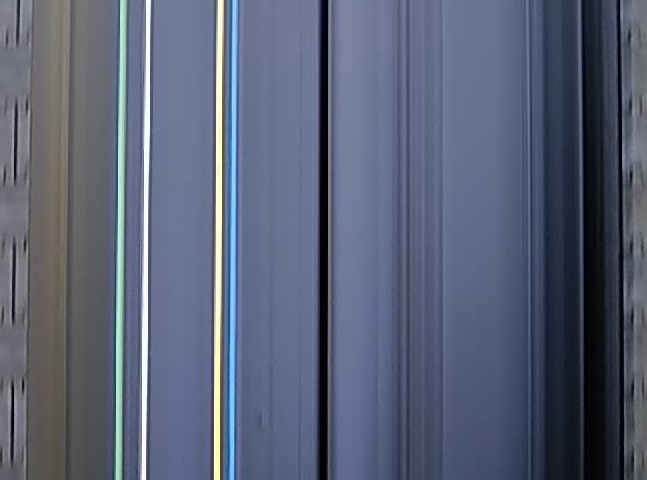
#> input picture reference.jpg, 647 x 480 px
$ python modificam_poza.py
#> lines starting #> are read from the running program, lines starting #| are printed output that depends on the picture; after the words box and inside, x2 and y2 are one past the last pixel; in counts of white or black regions, pixels touching at a corner belong together
import cv2

img = cv2.imread("reference.jpg")
#> img is the input picture: shape (480, 647, 3); mean B, G, R 119, 97.6, 89.9

# coordonate reale
x_left = 200
x_right = 230
shift = 5

band = img[:, x_left:x_right].copy()
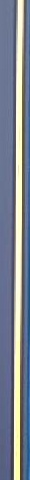
#> band: shape (480, 30, 3); mean B, G, R 145.6, 133.2, 125.8

# mutam banda
img[:, x_left+shift:x_right+shift] = band
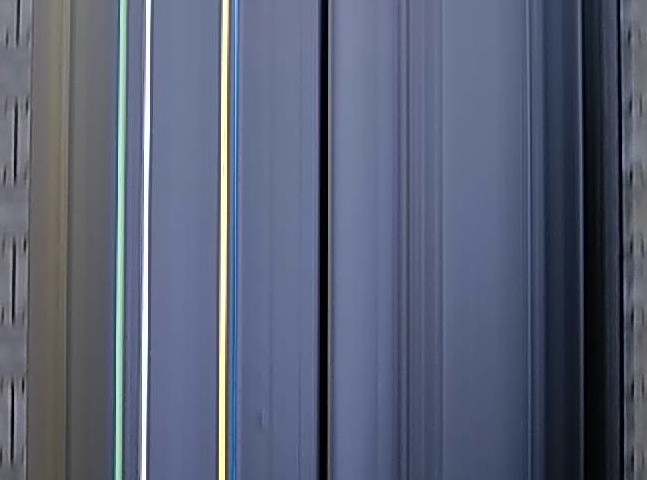
#> img: shape (480, 647, 3); 4.59% of pixels changed, all inside (x1, y1, x2, y2) = (205, 0, 235, 480)

# NU stergem complet zona veche
# doar o estompam usor
img[:, x_left:x_left+shift] = img[:, x_left+shift:x_left+2*shift]

cv2.imwrite("test_shifted_small.jpg", img)
